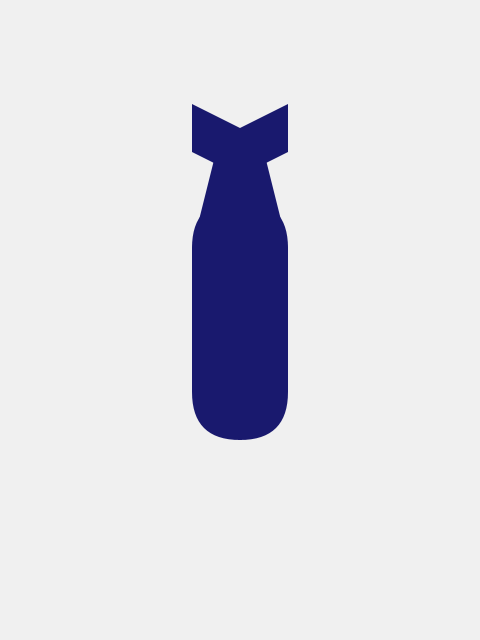
Frame 1 (no input)
Frame 2 (the mouse pressed at the canvas centre, redrawn once): identical to frame 1, image omitted

The Processing sketch that drew this single still picture (run headless with seeded random() and noise(); the mouse was pressed at the canvas centre and the sketch redrawn once):

// Processing sketch: dr_strangelove
// ── dr_strangelove.pde
// Manuale di Programmazione Cinematografica
// Daniele Olmisani, 2016

// Dr. Strangelove (1964)


final color PAPER = color(240);
final color INK = color(25, 25, 110);

final float S = 0.10;

void setup() {
  size(480, 640);
  noLoop();
}


void draw() {
  
  final float F = min(width, height);
  
  translate(0.5*width, 0.5*height);
  scale(F);
  
  background(PAPER);
  
  fill(INK);
  noStroke();
  
  rectMode(CENTER);
  
  rect(0, 0, 2*S, 5*S, 3*S);
  
  translate(0, -1.5*S);
  quad(-S, 0, S, 0, 0.5*S, -2*S, -0.5*S, -2*S);
  
  translate(0, -1.5*S);
  quad(0, 0, 0, -S,  S, -1.5*S,  S, -0.5*S);
  quad(0, 0, 0, -S, -S, -1.5*S, -S, -0.5*S);
  
  save("dr-strangelove.png");
}
